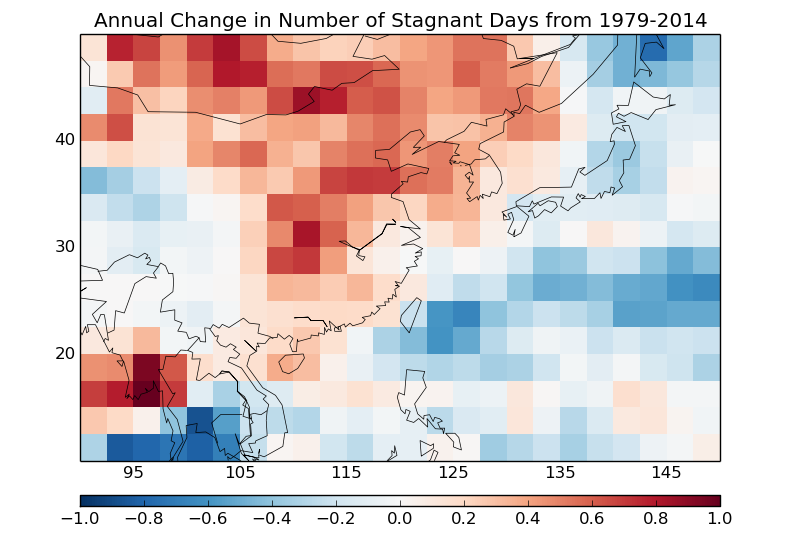

Recreate this plot in Python.
import matplotlib
matplotlib.use('Agg')
from netCDF4 import Dataset
from pylab import *
from mpl_toolkits.basemap import Basemap
import numpy as np
import math
from math import radians, cos, sin, asin, sqrt
import matplotlib.pyplot as plt

############################################################################################
#### THIS SCRIPT CALCULATES THE RATE OF CHANGE IN THE NUMBER OF 'STAGNANT DAYS' FOR A GIVEN 
#### GRID DOMAIN. THE METHODOLOGY USED TO CALCULATE A 'STAGNANT DAY' IS DERIVED FROM:
#### Wang, J. X. L. and Angell, J. K.: Air Stagnation Climatology for the United States, NOAA/Air Resource Laboratory ATLAS No. 1, 1999.
#### PLEASE DOUBLE CHECK YOUR WORK AND THIS SCRIPT. FEEL FREE TO CONTACT ME WITH QUESTIONS OR 
#### SUGGESTIONS. - KMS ([email redacted])
############################################################################################

############################################################################################
#### USER INPUTS:
#### WHERE ARE THE MEAN SEA LEVEL PRESSURE FILES?
mslp_file_loc = '/scratch/lfs/seltzer/NCEP/NCEP_DOE/mslp_dailymean'
#### WHERE ARE THE U-WIND FILES?
uwind_file_loc = '/scratch/lfs/seltzer/NCEP/NCEP_DOE/u_winds_dailymean'
#### WHERE ARE THE V-WIND FILES?
vwind_file_loc = '/scratch/lfs/seltzer/NCEP/NCEP_DOE/v_winds_dailymean'
#### WHERE ARE THE PRECIPITATION RATE FILES?
prate_file_loc = '/scratch/lfs/seltzer/NCEP/NCEP_DOE/precip_rate_dailymean'
#### WHAT DOMAIN WILL THIS ANALYSIS FOCUS ON?
lat0 = 10.00    # southern lat of domain
lat1 = 50.00    # northern lat of domain
lon0 = 90.00   # western lon of domain
lon1 = 150.00   # eastern lon of domain
#### WHAT YEARS ARE YOU ANALYZING?
beginyear = '1979'
endyear   = '2014'
############################################################################################

#### CALCULATE DISTANCE BETWEEN TWO LAT/LON COORDINATES
def latlon_distance(latA,lonA,latB,lonB): 
    lonA, latA, lonB, latB = map(radians, [lonA, latA, lonB, latB])
    dlon = lonB - lonA 
    dlat = latB - latA 
    a = sin(dlat/2)**2 + cos(latA) * cos(latB) * sin(dlon/2)**2
    c = 2 * asin(sqrt(a)) 
    distance = 6367.0 * c * 1000
    return distance

#### CALCULATE THE LENGTH OF THE DEFINED DOMAIN; FILE IS ARBITRARY; ALL FILES NEED TO HAVE SAME GRID
temp_file      = 'mslp.'+beginyear+'.nc'
f1             = Dataset(mslp_file_loc+'/'+temp_file, 'r')
temp_lat       = f1.variables['lat'][:]
temp_lon       = f1.variables['lon'][:]
f1.close()
#### FIND LENGTH OF THE DEFINED DOMAIN
for j in range(len(temp_lat)):
    if lat1 <= temp_lat[j] and lat1 > temp_lat[j+1]:
       lat1_counter = j
       break
for j in range(len(temp_lat)):
    if lat0 <= temp_lat[j] and lat0 > temp_lat[j+1]:
       lat0_counter = j
       break           
for j in range(len(temp_lon)):
    if lon1 >= temp_lon[j] and lon1 < temp_lon[j+1]:
       lon1_counter = j
       break
for j in range(len(temp_lon)):
    if lon0 >= temp_lon[j] and lon0 < temp_lon[j+1]:
       lon0_counter = j
       break
lat_length = lat0_counter - lat1_counter + 1
lon_length = lon1_counter - lon0_counter + 1
#### INITIALIZE FINAL ARRAYS
numyears = int(endyear) - int(beginyear) + 1
final_year = np.zeros((numyears))
summary  = np.zeros((numyears,lat_length,lon_length))
final_lat    = np.zeros((lat_length))
final_lon    = np.zeros((lon_length))
for i in range(len(final_lat)):
    final_lat[i] = temp_lat[lat1_counter+i]
for i in range(len(final_lon)):
    final_lon[i] = temp_lon[lon0_counter+i]    
#### SUMMARY DIMENSIONS: YEARS,LAT,LON

yearindex = 0

for loopyears in range(0,numyears):
    yearindex = yearindex + 1
    latindex  = 0
    currentyear = str(int(beginyear)+loopyears)
    final_year[loopyears] = int(currentyear)
    
#### WHAT IS THE NAME OF THE FILES? 
    mslp_file = 'mslp.'+currentyear+'.nc'
    uwind_file = 'uwnd.'+currentyear+'.nc'
    vwind_file = 'vwnd.'+currentyear+'.nc'
    prate_file = 'prate.sfc.'+currentyear+'.nc'
#### IMPORT MSLP DATA
    f1 = Dataset(mslp_file_loc+'/'+mslp_file, 'r')
    mslp_time      = f1.variables['time'][:] # hours since 1800-1-1 00:00:0.0
    mslp_lat       = f1.variables['lat'][:]
    mslp_lon       = f1.variables['lon'][:]
    mslp           = f1.variables['mslp'][:,:,:]   # time, lat, lon; units = Pascals
    f1.close()
#### IMPORT U-WIND DATA
    f1 = Dataset(uwind_file_loc+'/'+uwind_file, 'r')
    uwind_time      = f1.variables['time'][:] # hours since 1800-1-1 00:00:0.0
    uwind_lat       = f1.variables['lat'][:]
    uwind_lon       = f1.variables['lon'][:]
    uwind_level     = f1.variables['level'][5]  # hPa
    uwind           = f1.variables['uwnd'][:,5,:,:]   # time, 500 mb level, lat, lon; units = m/s
    f1.close()
#### IMPORT V-WIND DATA
    f1 = Dataset(vwind_file_loc+'/'+vwind_file, 'r')
    vwind_time      = f1.variables['time'][:] # hours since 1800-1-1 00:00:0.0
    vwind_lat       = f1.variables['lat'][:]
    vwind_lon       = f1.variables['lon'][:]
    vwind_level     = f1.variables['level'][5]  # hPa
    vwind           = f1.variables['vwnd'][:,5,:,:]   # time, 500 mb level, lat, lon; units = m/s
    f1.close()
#### IMPORT PRATE DATA
    f1 = Dataset(prate_file_loc+'/'+prate_file, 'r')
    prate_time = f1.variables['time'][:] # hours since 1800-1-1 00:00:0.0
    prate_lat  = f1.variables['lat'][:]
    prate_lon  = f1.variables['lon'][:]
    prate      = f1.variables['prate'][:,:,:]   # time, lat, lon; units = m/s
    f1.close()

#### HAVE TO LOOP THE STAGNANT DAYS ITERATION PROCESS FOR EACH LAT/LON
    for looplat in range(lat1_counter,lat0_counter+1):
        latindex = latindex + 1
        lonindex = 0
        for looplon in range(lon0_counter,lon1_counter+1):
            lonindex = lonindex + 1

        #### INITIALIZE ARRAYS
            final_length = len(mslp_time)
            final_array  = np.zeros((final_length,3))
        #### COLUMNS: MSLP_STAGNANT,WIND_STAGNANT,PRECIPITATION_STAGNANT
        #### UNITS: BINARY,BINARY,BINARY
        #### *_STAGNANT ARE BINARY VARIABLES. (= 1 IF STAGNANT CONDITIONS EXIST FOR THAT VARIABLE)
        #### FOR THE GRID CELL TO BE 'STAGNANT' ON A GIVEN DAY, sum(final_array[:,0:3]) = 3
        
            air_den   = 1.2         # kg/m3
            cor_para  = 2 * 7.2921e-5 * math.sin(radians(mslp_lat[looplat]))
        
        #### SEE IF STAGNANT CONDITIONS EXIST FOR EACH INDIVIDUAL DAY IN YEAR
            for i in range(len(final_array)):
        
        #### STAGNATION VIA SEA LEVEL GEOSTROPHIC WIND SPEED LESS THAN 8 m/s?
                mslp_temp          = mslp[i,looplat,looplon]
                mslp_S             = mslp[i,looplat+1,looplon]
                mslp_N             = mslp[i,looplat-1,looplon]
                mslp_W             = mslp[i,looplat,looplon-1]
                mslp_E             = mslp[i,looplat,looplon+1]
                horiz_press_forceA = (mslp_temp - mslp_W) / latlon_distance(mslp_lat[looplat],mslp_lon[looplon],mslp_lat[looplat],mslp_lon[looplon-1])
                horiz_press_forceB = (mslp_temp - mslp_E) / latlon_distance(mslp_lat[looplat],mslp_lon[looplon],mslp_lat[looplat],mslp_lon[looplon+1])    
                horiz_press_force  = (abs(horiz_press_forceA) + abs(horiz_press_forceB)) / 2
                vert_press_forceA  = (mslp_temp - mslp_N) / latlon_distance(mslp_lat[looplat],mslp_lon[looplon],mslp_lat[looplat-1],mslp_lon[looplon])
                vert_press_forceB  = (mslp_temp - mslp_S) / latlon_distance(mslp_lat[looplat],mslp_lon[looplon],mslp_lat[looplat+1],mslp_lon[looplon])    
                vert_press_force   = (abs(vert_press_forceA) + abs(vert_press_forceB)) / 2
                horiz_mslp_wind    = -1 / air_den / cor_para * horiz_press_force
                vert_mslp_wind     = -1 / air_den / cor_para * vert_press_force   
                mslp_wind          = math.sqrt(horiz_mslp_wind**2 + vert_mslp_wind**2) 
                if mslp_wind < 8.0:
                   final_array[i,0] = 1
                else: final_array[i,0] = 0

        #### STAGNATION VIA MEAN WIND SPEED AT 500 mb LESS THAN 13 m/s?
                uwind_temp = uwind[i,looplat,looplon]
                vwind_temp = vwind[i,looplat,looplon]
                tot_wind   = math.sqrt(uwind_temp**2 + vwind_temp**2)
                if tot_wind < 13.0:
                   final_array[i,1] = 1
                else: final_array[i,1] = 0

        #### STAGNATION VIA NO PRECIPITATION?
                precip_rate_temp = prate[i,looplat,looplon]
                if precip_rate_temp > 9.99e-08:
                   final_array[i,2] = 0
                else: final_array[i,2] = 1

        #### COUNT STAGNANT DAYS
            num_stagnantdays = 0
            for i in range(len(final_array)):
                if sum(final_array[i,0:3]) == 3:
                   num_stagnantdays = num_stagnantdays + 1
                else: pass
            summary[yearindex-1,latindex-1,lonindex-1] = num_stagnantdays

#### INITIALIZE FINAL SLOPE ARRAY
slope  = np.zeros((lat_length,lon_length))

for looplat in range(lat_length):
    for looplon in range(lon_length):
        m,b = np.polyfit(final_year[:],summary[:,looplat,looplon],1)
        slope[looplat,looplon] = m

fig = plt.figure(figsize = (8, 5.5))
ax_topleft = fig.add_axes([.10, .14, .80, .82])
ax_colorbar = fig.add_axes([.10, .08, .80, .02])

m = Basemap(projection='cyl',llcrnrlat=10,urcrnrlat=50,llcrnrlon=90,urcrnrlon=150,resolution='c')
map = m.pcolor(final_lon,final_lat,slope[:,:],cmap=cm.RdBu_r,vmin=-1,vmax=1,ax=ax_topleft) 

m.drawcoastlines(ax=ax_topleft,linewidth=0.5)
m.drawcountries(ax=ax_topleft,linewidth=0.5)
m.drawstates(ax=ax_topleft,linewidth=0.5)

ax_topleft.set_yticks([20,30,40])
ax_topleft.set_xticks([95,105,115,125,135,145])
ax_topleft.tick_params(axis='x',which='both',bottom='off',top='off',labelbottom='on')
ax_topleft.tick_params(axis='y',which='both',left='off',right='off',labelleft='on',labelright='off')
ax_topleft.set_title('Annual Change in Number of Stagnant Days from '+beginyear+'-'+endyear)

plt.colorbar(map,cax=ax_colorbar,orientation='horizontal') #,ticks=[-1,,0.2,0.3,0.4,0.5,0.6,0.7,0.8,0.9,1],orientation='horizontal')

plt.savefig('stagnant_rate_spatial_plot.png')
